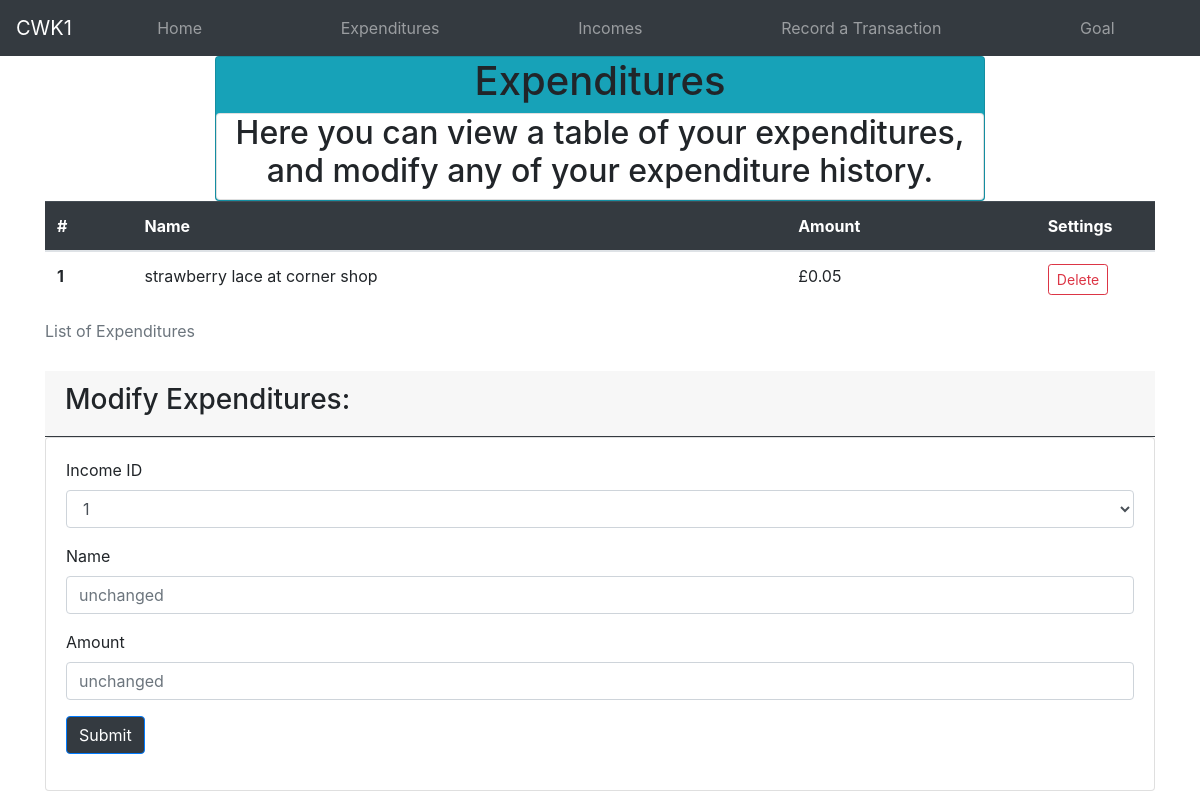
Page /expenditures on the earlier database version.
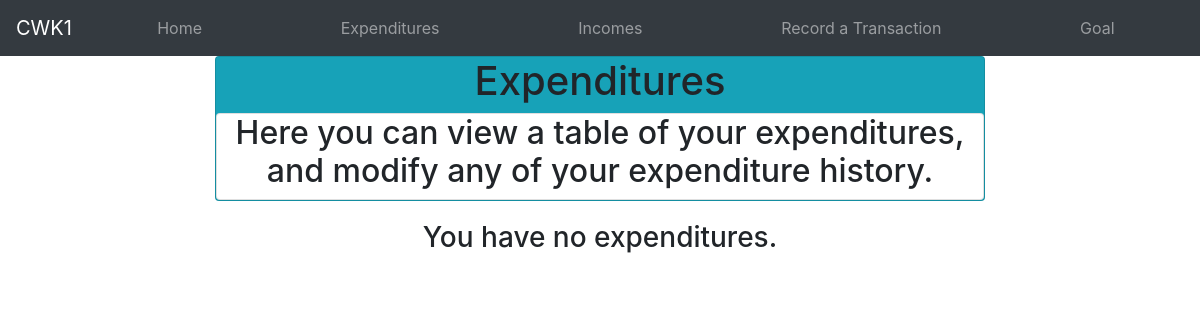
Same page on the later database version.
### app/models.py (models this page shows)
class Expenditure(db.Model):
    id = db.Column(db.Integer, primary_key=True)
    name = db.Column(db.String(500), index=True, unique=True, nullable=False)
    amount = db.Column(db.Float, nullable=False)

### app/views.py (the view, shortened to what this page needs)
@app.route('/expenditures', methods=['GET', 'POST'])
def expenditures():
    modify_form = ModifyExpenditureForm()
    with app.app_context():
        expenditures_list = db.session.query(models.Expenditure).all()
    for x in expenditures_list:
        modify_form.id.choices.append(x.id)
    expenditures_count = len(expenditures_list)
    expenditures = {
        'description': 'Here you can view a table of your expenditures, and modify any of your expenditure history.'}
    return render_template('expenditures.html', title='Expenditures', expenditures_list=expenditures_list, expenditures=expenditures, expenditures_count=expenditures_count, modify_form=modify_form,)

### app/forms.py
class ModifyExpenditureForm(FlaskForm):
    id = SelectField('Income ID', validators=[DataRequired()], choices=[])
    name = StringField('Name', validators=[Optional()])
    amount = FloatField('Amount', validators=[
                        Optional(), NumberRange(min=0.01, max=9.0e12)])
    submit = SubmitField('Save Changes')

### app/templates/expenditures.html (shortened to what this page needs)
{% extends "base.html" %}]
{%block content%}
<div class="flex-row">
    <div class="card bg-info text-center">
    <h1>Expenditures</h1>
    <div class="card">
        <h2>{{expenditures.description}}</h2>
        </div>
    </div>
    </div>
    </div>
{% if expenditures_count>0 %}
<div class="container">
    <table class="table table-hover">
        <caption>List of Expenditures</caption>
        <thead class="table-dark">
          <tr>
            <th scope="col">#</th>
            <th scope="col">Name</th>
            <th scope="col">Amount</th>
            <th scope="col">
                <div class="row justify-content-md-center">
                Settings
                </div>
            </th>
          </tr>
        </thead>
        <tbody>
          {% for x in range(1,expenditures_count+1) %}
          <tr>
            <th scope="row">{{x}}</th>
            <td>{{expenditures_list[x-1].name}}</td>
            <td>£{{'%0.2f'|format(expenditures_list[x-1].amount|float)}}</td>
            <td><div class="row justify-content-center"><form method="post" action="{{ url_for('delete_expenditure', id=expenditures_list[x-1].id) }}" class="mr-1">
                <button type="submit" class="btn btn-outline-danger btn-sm">Delete</button>
            </form></div></td>
          </tr>
          {% endfor %}
        </tbody>
      </table>
      <div class="card-header border-dark">
        <h3>Modify Expenditures:</h3>
      </div>
      <div class="card card-body">
        <form method="post" action="" name="expenditureform">
            <div class="mb-3">
                {{ modify_form.id.label }}
                {{ modify_form.id(class="form-control") }}
            </div>
            <div class="mb-3">
                {{ modify_form.name.label }}
                {{ modify_form.name(class="form-control", placeholder='unchanged')}}
            </div>
            <div class="mb-3">
                {{ modify_form.amount.label }}
                {{ modify_form.amount(class="form-control", placeholder='unchanged')}}
            </div>
            <p><input type="submit" class="btn btn-primary bg-dark" value="Submit"></p>
        </form>
    </div>
</div>
{% else %}
<div class="container">
    <div class="card-body">
        <div class="row justify-content-center">
            <h3>You have no expenditures.</h3>
        </div>
    </div>
</div>
{%endif%}
{%endblock%}

Differences in the rows shown:
removed Expenditure: name "strawberry lace at corner shop", amount "0.05"
Other differences:
{{ modify_form.id.label }}: "Income ID" → (not shown)
form field id: "1" → (not shown)
{{ modify_form.name.label }}: "Name" → (not shown)
{{ modify_form.amount.label }}: "Amount" → (not shown)
form field value: "Submit" → (not shown)
text no longer shown: "List of Expenditures # Name Amount Settings Modify Expenditures:"
text now shown: "You have no expenditures."
list line gone: "1 £ Delete"
